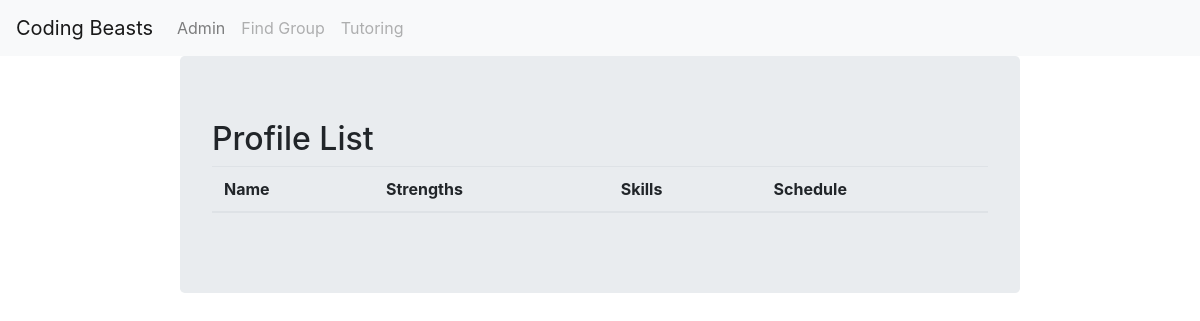
Page /profiles/ on the earlier database version.
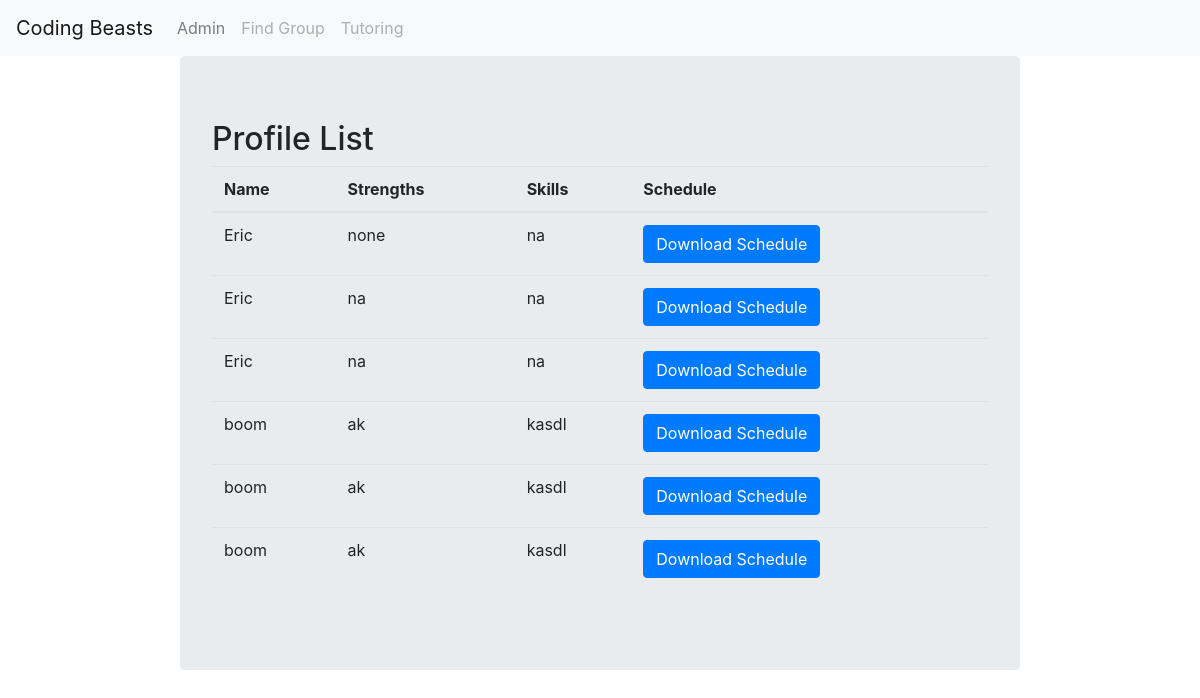
Same page on the later database version.
### sbuddy/models.py (models this page shows)
class User(models.Model):
    name = models.CharField(max_length=100, blank=False)
    strengths = models.CharField(max_length=255, blank=False)
    skills = models.CharField(max_length=255, blank=False)
    schedule = models.FileField(upload_to='schedules/')
    uploaded_at = models.DateTimeField(auto_now_add=True)

### sbuddy/views.py (the view)
# urls.py: path('profiles/',views.profile,name="profile"),
def profile(request):
    users = User.objects.all()
    return render(request, 'sbuddy/profile.html',{'users':users})

### sbuddy/templates/sbuddy/profile.html (shortened to what this page needs)
{% load bootstrap4 %}
{% bootstrap_css %}
<html>
  <head>
  </head>
  <body>
  <nav class="navbar navbar-expand-lg navbar-light bg-light">
  <a class="navbar-brand" href="#">Coding Beasts</a>
  <div class="collapse navbar-collapse" id="navbarText">
    <ul class="navbar-nav mr-auto">
      <li class="nav-item">
        <a class="nav-link" href="{% url 'admin:index' %}">Admin</a>
      </li>
      <li class="nav-item">
        <a class="nav-link disabled" href="#">Find Group</a>
      </li>
      <li class="nav-item">
        <a class="nav-link disabled" href="#">Tutoring</a>
      </li>
    </ul>
  </div>
</nav>
<body>
    <div class="form jumbotron">
        <h2> Profile List </h2>
        <table class="table">
            <thead>
                <tr>
                <th>Name</th>
                <th>Strengths</th>
                <th>Skills</th>
                <th>Schedule</th>
                </tr>
            </thead>
            <tbody>
                {% for user in users %}
                <tr>
                    <td>{{ user.name }}</td>
                    <td>{{ user.strengths }}</td>
                    <td>{{ user.skills }}</td>
                    <td>
                        <a href="{{ user.schedule.url }}" class = "btn btn-primary btn-small">
                            Download Schedule
                        </a>
                </td>
                </tr>
                {% endfor %}
            </tbody>
        </table>
    </div>
</body>

Differences in the rows shown:
added User: name "Eric", strengths "none", skills "na"
added User: name "Eric", strengths "na", skills "na"
added User: name "Eric", strengths "na", skills "na"
added User: name "boom", strengths "ak", skills "kasdl"
added User: name "boom", strengths "ak", skills "kasdl"
added User: name "boom", strengths "ak", skills "kasdl"
